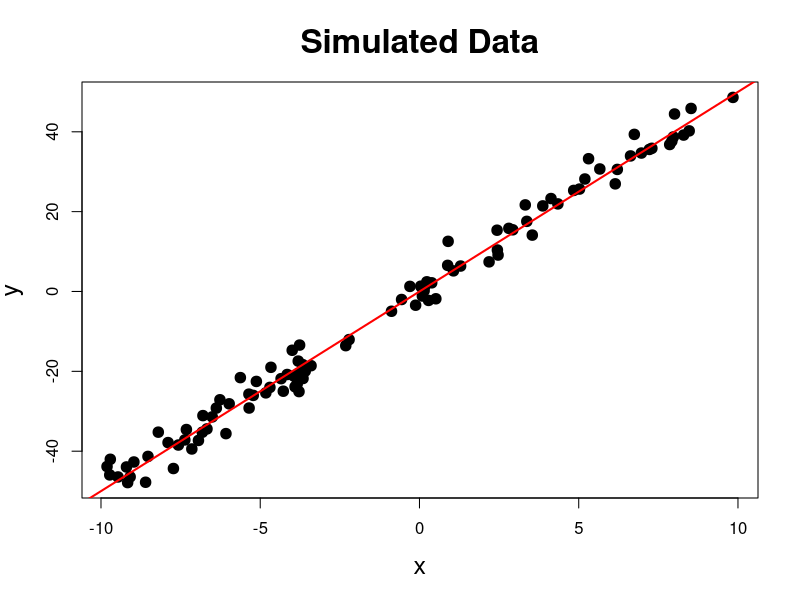
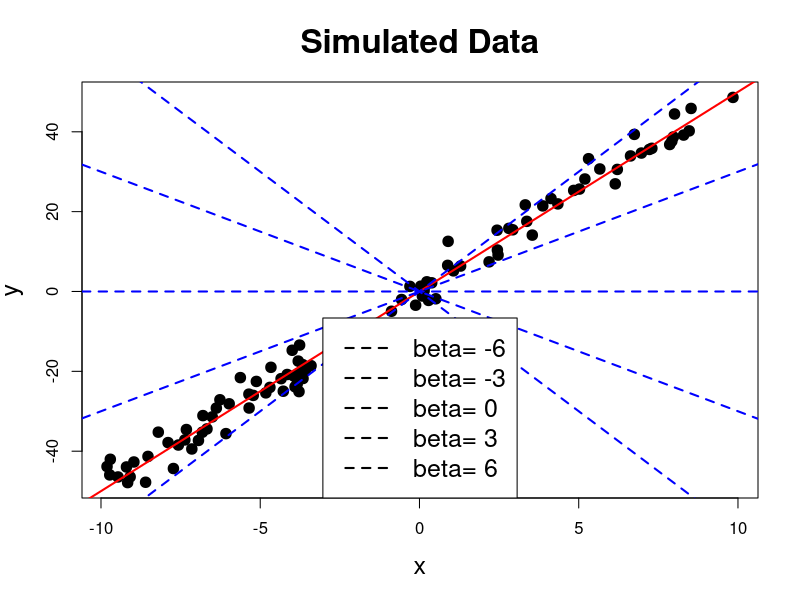
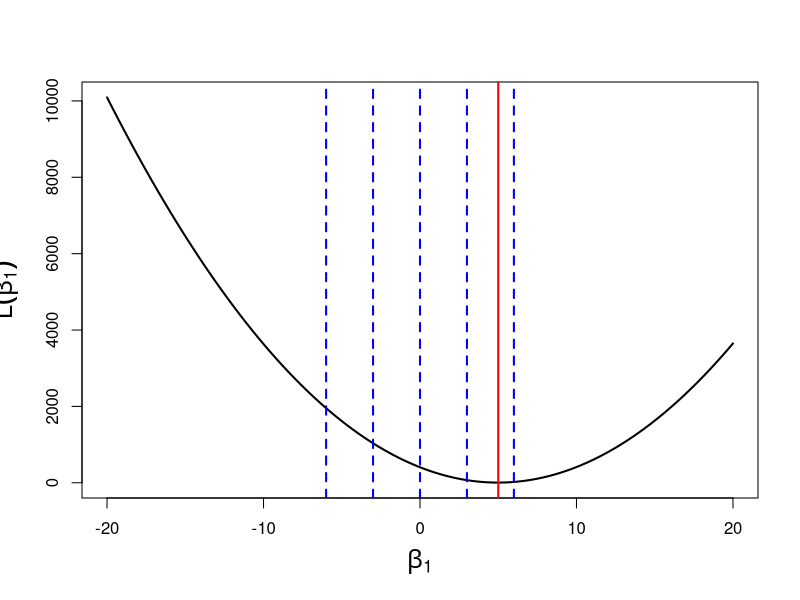
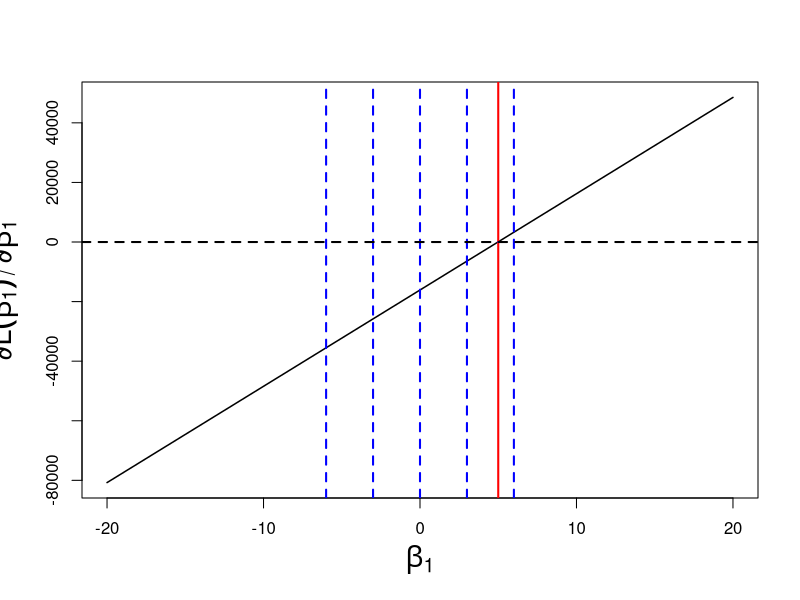
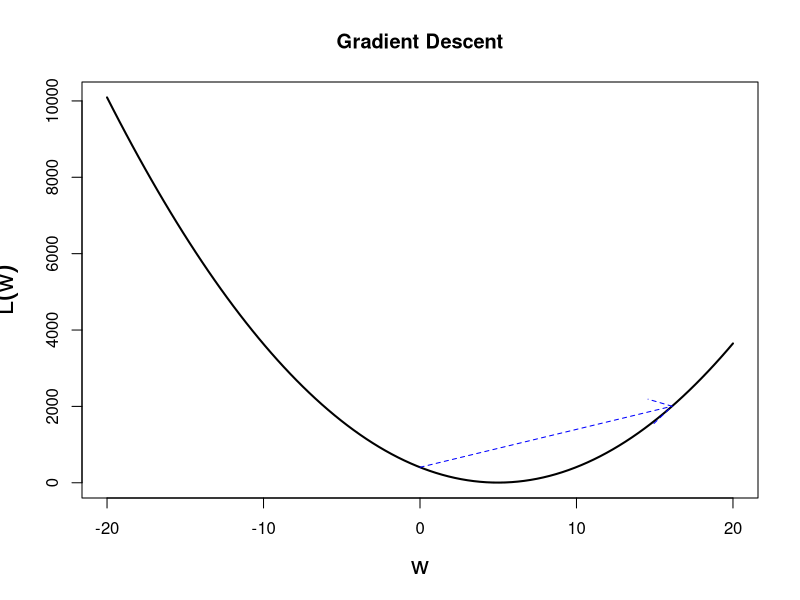
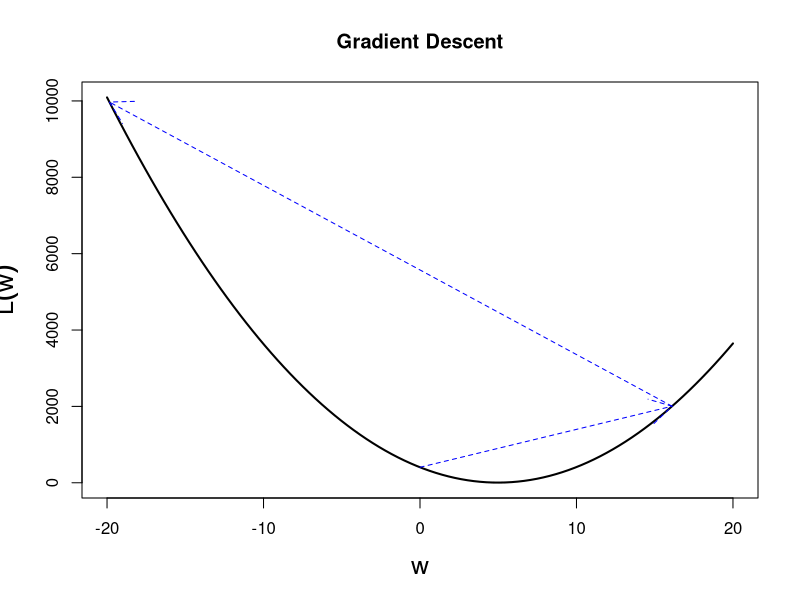
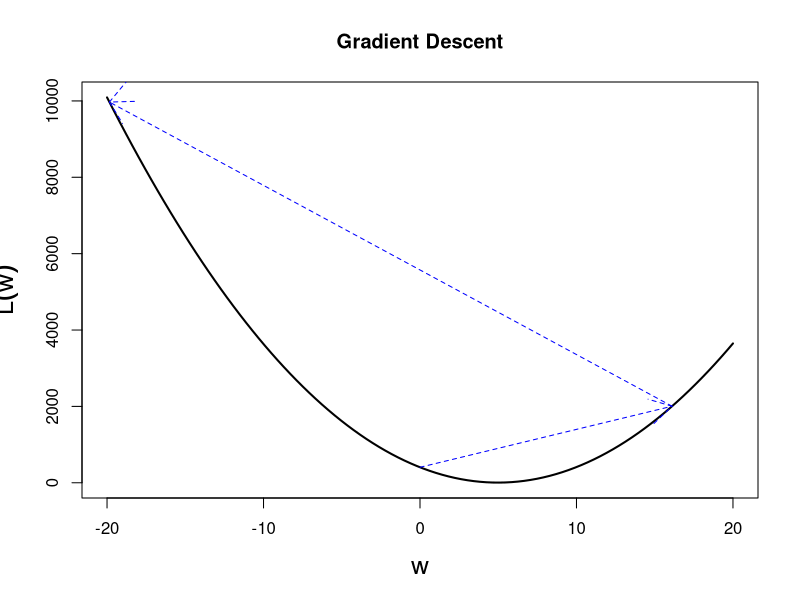
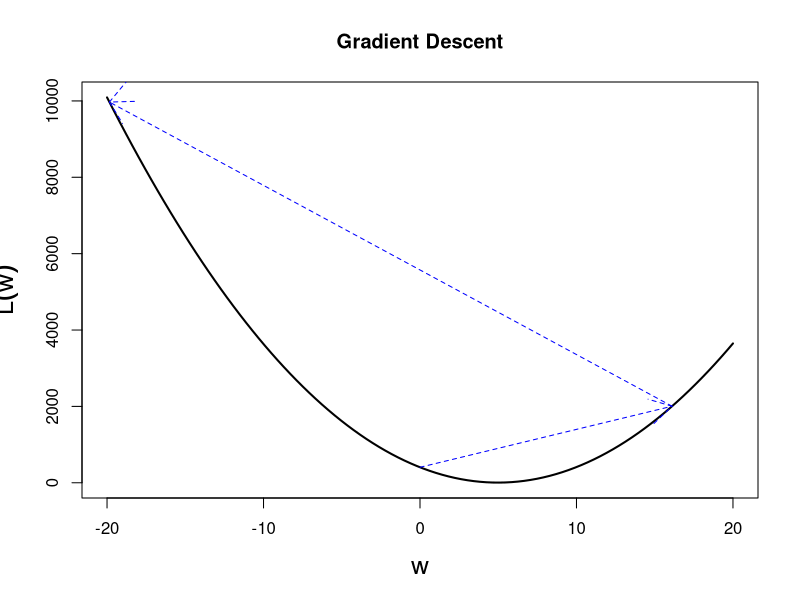

Generate these figures, in order, with R:
## ---- chunk 1
knitr::opts_chunk$set(cache=TRUE)
## ---- chunk 2
set.seed(1234)
true_beta <- 5
x <- runif(100, -10, 10)
y <- x * true_beta + rnorm(100, mean=0, sd=sqrt(10))
plot(x,y,pch=19,cex=1.4,main="Simulated Data", cex.lab=1.5, cex.main=2)
abline(a=0, b=true_beta, col="red", lwd= 2)
## ---- chunk 3
plot(x,y,pch=19,cex=1.4,main="Simulated Data", cex.lab=1.5, cex.main=2)
abline(a=0, b=true_beta, col="red", lwd= 2)
for (b in seq(-6,6, len=5)) {
  abline(a=0,b=b,col="blue", lwd=2, lty=2)
}
legend("bottom", legend=paste("beta=", seq(-6,6,len=5)), lwd=2, lty=2, cex=1.5)
## ---- chunk 4
n <- length(y)
compute_loss <- function(beta, x, y) {
  0.5 * mean((y-x*beta)^2)
}
beta <- seq(-20, 20, len=100)
plot(beta, sapply(beta, compute_loss, x=x, y=y), type="l", lwd=2, ylab=expression(L(beta[1])),cex.lab=1.5,xlab=expression(beta[1]))
abline(v=true_beta, col="red", lwd=2)
abline(v=seq(-6,6,len=5), col="blue", lwd=2, lty=2)
## ---- chunk 5
loss_derivative <- function(beta, x, y) {
  f <- beta * x
  resid <- y - f
  sum(resid * (-x))
}

plot(beta, sapply(beta, loss_derivative, x=x, y=y), type="l", lwd=1.5, xlab=expression(beta[1]), ylab=expression(partialdiff * L(beta[1]) / partialdiff * beta[1]),cex.lab=1.7)

abline(v=true_beta, col="red", lwd=2)
abline(v=seq(-6,6,len=5), col="blue", lwd=2, lty=2)
abline(h=0, col="black", lwd=2, lty=2)
## ---- chunk 6
# Implementation of gradient descent for least squares regression
# for a single predictor (x)
#
# There is some code here that is only used to generate illustrative plots and would not be part of real solver
gradient_descent <- function(x, y, tol=1e-6, maxit=50, plot=FALSE) {
  # initialize estimate
  beta_1 <- 0; old_beta_1 <- Inf; i <- 0; beta_keep <- NA
  beta_trace <- beta_1
  
  # compute loss at first estimate
  loss <- compute_loss(beta_1, x, y); loss_keep <- NA
  loss_trace <- loss
  
  # starting step size
  alpha <- 1e-3
  difference <- Inf
  
  # check for convergence
  # (in practice, we do include a limit on the number of iterations)
  while ((difference > tol) && (i < maxit)) {
    cat("it: ", i, " beta: ", round(beta_1, 2), "loss: ", round(loss, 2), " alpha: ", round(alpha, 6), "\n")
    
    # this piece of code just adds steps to an existing plot
    if (plot && !is.na(beta_keep) && !is.na(loss_keep)) {
      #suppressWarnings(arrows(beta_keep, loss_keep, beta_1, loss, lty=2, col="blue"))
      beta_trace <- c(beta_trace, beta_1)
      loss_trace <- c(loss_trace, loss)
    }
    
    # store the last estimate for plotting
    beta_keep <- beta_1; loss_keep <- loss;
    
    # store the last estimate to check convergence
    old_beta_1 <- beta_1
    
    # update estimate
    f <- beta_1 * x
    resid <- y - f    
    beta_1 <- beta_1 + alpha * sum(resid * x)
    
    # compute difference after taking step
    # to check convergence
    difference <- (beta_1 - old_beta_1)^2 / (old_beta_1)^2
  
    # compute loss and derivative for updated estimate
    loss <- compute_loss(beta_1, x, y)

    i <- i+1
    
    # shorten the step size
    if ((i %% 3) == 0) alpha <- alpha / 2
  }
  if (plot) {
    suppressWarnings(arrows(beta_keep, loss_keep, beta_1, loss, lty=2, col="blue"))
    beta_trace <- c(beta_trace, beta_1)
    loss_trace <- c(loss_trace, loss)
    return(list(beta_1, beta_trace, loss_trace))
  }
  beta_1
}
## ---- chunk 7
res <- gradient_descent(x, y, plot=TRUE)
## ---- chunk 8
yloss <- sapply(beta, compute_loss, x=x, y=y)
beta_trace <- res[[2]]
loss_trace <- res[[3]]

plot_trace <- function(beta, yloss, beta_trace, loss_trace) {
  narrows <- length(beta_trace)

  for (i in seq(2,narrows)) {
    plot(beta, yloss, type="l", lwd=2, ylab=expression(L(w)),cex.lab=1.5,xlab=expression(w), xlim=c(-20,20),
     main="Gradient Descent")
  
    suppressWarnings(arrows(beta_trace[1:(i-1)], loss_trace[1:(i-1)], beta_trace[2:i], loss_trace[2:i], lty=2, col="blue"))
  }
}

plot_trace(beta, yloss, beta_trace, loss_trace)
## ---- chunk 9
# Implementation of stochastic gradient descent for least squares regression
# for a single predictor (x)
#
# There is some code here that is only used to generate illustrative plots
stochastic_gradient_descent <- function(x, y, tol=1e-6, maxit=50, plot=FALSE) {
  n <- length(y)
  
  # initialize estimate
  beta_1 <- 0; i <- 0; beta_keep <- NA
  beta_trace <- beta_1
  
  # compute loss at first estimate
  loss <- compute_loss(beta_1, x, y); loss_keep <- NA
  loss_trace <- loss
  
  # initial step size
  alpha <- 1e-3
  difference <- Inf
  
  # check for convergence
  # (in practice a max number of iterations is used)
  while ((difference > tol) && (i < maxit)) {
    cat("it: ", i, " beta: ", round(beta_1, 2), "loss: ", round(loss, 2), " alpha: ", round(alpha, 6), "\n")
    
    # store last estimate to check convergence
    old_beta_1 <- beta_1
    
    # iterate over observations
    for (j in seq(1,n)) {
      
      # add step to plot
      if (plot && !is.na(beta_keep) && !is.na(loss_keep)) {
        #suppressWarnings(arrows(beta_keep, loss_keep, beta_1, loss, lty=2, col="blue"))
        beta_trace <- c(beta_trace, beta_1)
        loss_trace <- c(loss_trace, loss)
      }
      
      # store last estimate and loss for plotting
      beta_keep <- beta_1; loss_keep <- loss;
      
      # update estimate with j-th observation
      f <- beta_1 * x[j]
      resid <- y[j] - f      
      beta_1 <- beta_1 + alpha * resid * x[j]
      
      # compute loss with new estimate
      loss <- compute_loss(beta_1, x, y)
    }
    
    # check difference between current and old estimate
    # to check convergence
    difference <- (beta_1 - old_beta_1)^2 / old_beta_1^2
    i <- i+1
    
    # update step size
    if ((i %% 5) == 0) alpha <- alpha / 2
  }
  
  if (plot) {
    #suppressWarnings(arrows(beta_keep, loss_keep, beta_1, loss, lty=2, col="blue"))
    beta_trace <- c(beta_trace, beta_1)
    loss_trace <- c(loss_trace, loss)
    return(list(beta_1,beta_trace,loss_trace))
  }
  
  beta_1
}
## ---- chunk 10
res2 <- stochastic_gradient_descent(x, y, plot=TRUE)
## ---- chunk 11
yloss <- sapply(beta, compute_loss, x=x, y=y)
beta_trace <- res2[[2]]
loss_trace <- res2[[3]]

plot_trace(beta, yloss, beta_trace, loss_trace)
